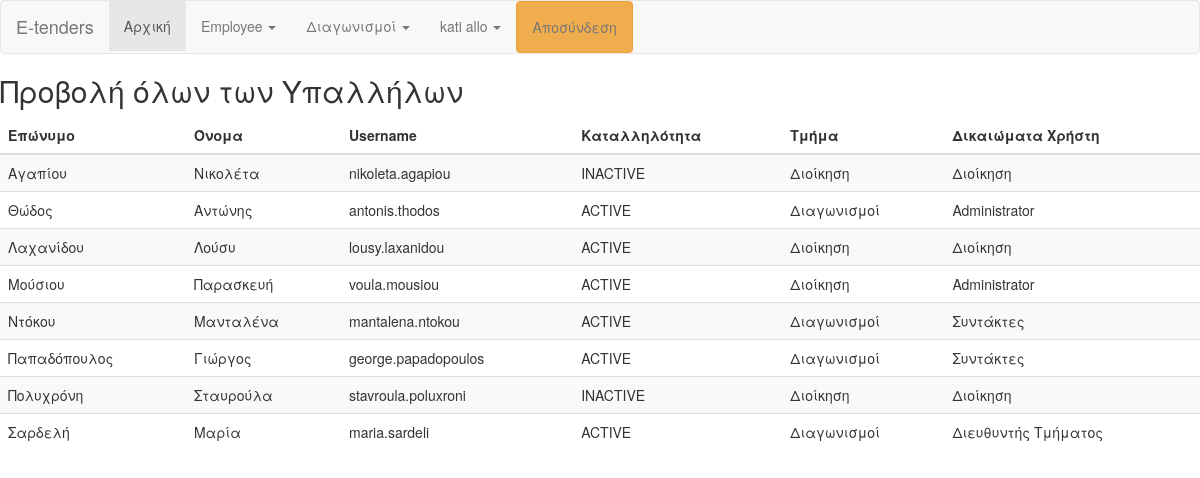
Screenshot of /index.php?action=10 (signed in) with the database file from the repository.
### tables this page shows
CREATE TABLE `employee` (
  `id_emp` int(255) NOT NULL,
  `username` varchar(30) NOT NULL,
  `password` varchar(255) NOT NULL,
  `firstname` varchar(40) NOT NULL,
  `surname` varchar(40) NOT NULL,
  `status` varchar(40) NOT NULL,
  `department` int(255) NOT NULL,
  `user_type` int(10) NOT NULL
);

CREATE TABLE `department` (
  `id_dpt` int(255) NOT NULL,
  `manager` int(255) NOT NULL,
  `dpt_name` varchar(40) NOT NULL
);

CREATE TABLE `user_types` (
  `user_type_id` int(10) NOT NULL,
  `user_type_desc` varchar(255) NOT NULL
);

### Menus/body.php (called while the page is built)
<?php
include 'maincontent.php';
?>

### Classes/DataBase.php (called while the page is built, shortened)
<?php
class Database {
    var $host;
    private $database;
    private $user;
    private $pass;
    private $pdo;
    public function __construct() {
        $this->host = "127.0.0.1";
        $this->database = "etenders";
        $this->user = "voula";
        $this->pass = "inferno@9";
    }
    public function connect() {
        $this->opt = [PDO::ATTR_ERRMODE => PDO::ERRMODE_EXCEPTION, PDO::ATTR_DEFAULT_FETCH_MODE => PDO::FETCH_ASSOC, PDO::ATTR_EMULATE_PREPARES => false];
        $conString = "mysql:host=" . $this->host . ";dbname=" . $this->database . ";charset=utf8";
        $this->pdo = new PDO($conString, $this->user, $this->pass, $this->opt);
    }
    public function execute($sql, $array) {
        $stmt = $this->pdo->prepare($sql);
        $stmt->execute($array);
        return $stmt;
    }
}

### Functions/Employee/ViewAllEmployees.php (the view)
<h2>Προβολή όλων των Υπαλλήλων</h2>
<table class="table table-striped">
        <thead>
            <tr>
                <th>Επώνυμο</th>
                <th>Όνομα</th>
                <th>Username</th>
                <th>Καταλληλότητα</th>
                <th>Τμήμα</th>
                <th>Δικαιώματα Χρήστη</th>
            </tr>
        </thead>
        <tbody>
            <tr>
                <?php
                $DB = new Database();
                $DB->connect();
                $res = $DB->execute("SELECT `firstname`,`surname`,`status`,`username`,department.dpt_name,user_types.user_type_desc
                                        FROM `employee`JOIN department ON employee.department=department.id_dpt
                                        JOIN user_types ON employee.user_type=user_types.user_type_id
                                        ORDER BY surname ASC", []);
                while ($row = $res->fetch()) {
                    echo "<td>" . $row['surname'] . "</td>";
                    echo "<td>" . $row['firstname'] . "</td>";
                    echo "<td>" . $row['username'] . "</td>";
                    echo "<td>" . $row['status'] . "</td>";
                    echo "<td>" . $row['dpt_name'] . "</td>";
                    echo "<td>" . $row['user_type_desc'] . "</td>";
                    ?>
                    <?php
                    echo "</tr>";
                }
                ?>
                   </tbody>
            </table>

### rows the page displays
employee: surname "Αγαπίου", firstname "Νικολέτα", username "nikoleta.agapiou", status "INACTIVE", department.dpt_name "Διοίκηση", user_type.user_type_desc "Διοίκηση"
employee: surname "Θώδος", firstname "Αντώνης", username "antonis.thodos", status "ACTIVE", department.dpt_name "Διαγωνισμοί", user_type.user_type_desc "Administrator"
employee: surname "Λαχανίδου", firstname "Λούσυ", username "lousy.laxanidou", status "ACTIVE", department.dpt_name "Διοίκηση", user_type.user_type_desc "Διοίκηση"
employee: surname "Μούσιου", firstname "Παρασκευή", username "voula.mousiou", status "ACTIVE", department.dpt_name "Διοίκηση", user_type.user_type_desc "Administrator"
employee: surname "Ντόκου", firstname "Μανταλένα", username "mantalena.ntokou", status "ACTIVE", department.dpt_name "Διαγωνισμοί", user_type.user_type_desc "Συντάκτες"
employee: surname "Παπαδόπουλος", firstname "Γιώργος", username "george.papadopoulos", status "ACTIVE", department.dpt_name "Διαγωνισμοί", user_type.user_type_desc "Συντάκτες"
employee: surname "Πολυχρόνη", firstname "Σταυρούλα", username "stavroula.poluxroni", status "INACTIVE", department.dpt_name "Διοίκηση", user_type.user_type_desc "Διοίκηση"
employee: surname "Σαρδελή", firstname "Μαρία", username "maria.sardeli", status "ACTIVE", department.dpt_name "Διαγωνισμοί", user_type.user_type_desc "Διευθυντής Τμήματος"
